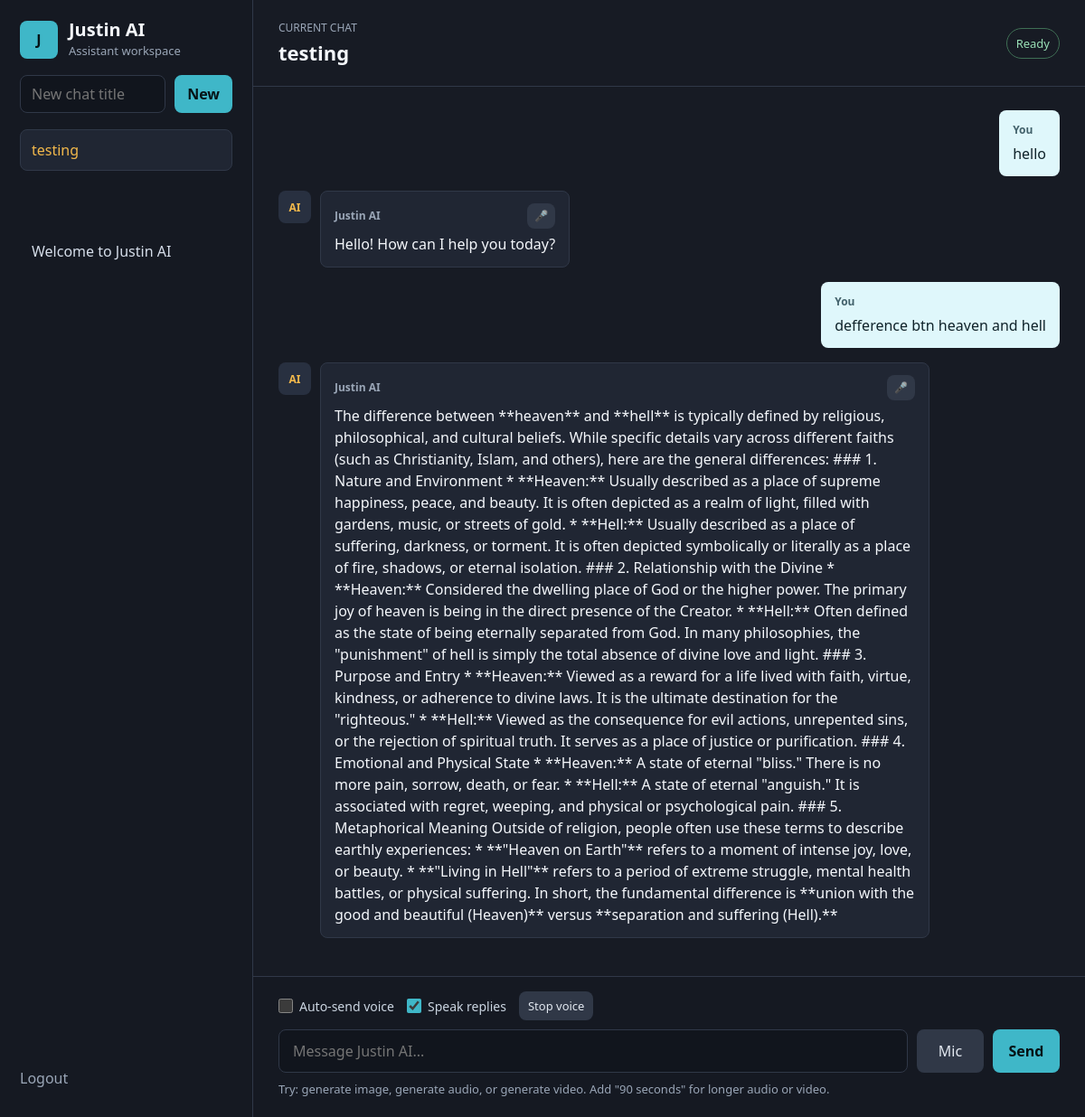
Before: / (signed in) with the older database file.
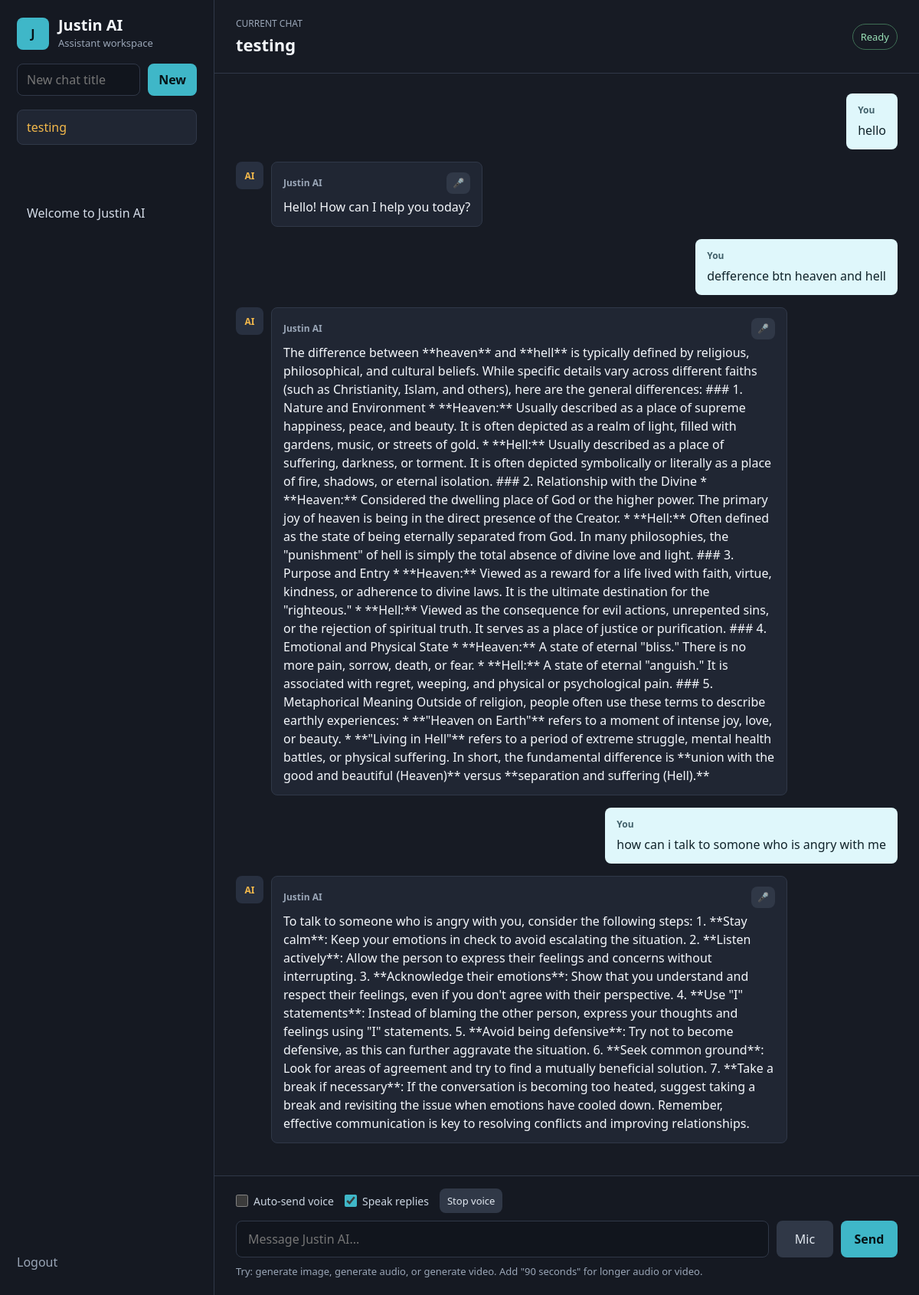
After: the same page with the newer database file.
### tables this page shows
CREATE TABLE threads (
    id INTEGER PRIMARY KEY AUTOINCREMENT,
    user_id INTEGER,
    title TEXT,
    created_at TIMESTAMP DEFAULT CURRENT_TIMESTAMP,
    FOREIGN KEY (user_id) REFERENCES users (id)
);

CREATE TABLE chats (
    id INTEGER PRIMARY KEY AUTOINCREMENT,
    user_message TEXT,
    ai_reply TEXT,
    created_at TIMESTAMP DEFAULT CURRENT_TIMESTAMP
, user_id INTEGER REFERENCES users(id), thread_id INTEGER, media_type TEXT, media_url TEXT);

### app.py (the view)
@app.route("/")
@login_required
def home():
    threads = get_threads(current_user.id)
    if not threads:
        thread_id = create_thread(current_user.id, "Welcome to Justin AI")
        welcome_msg = "Hello! I'm Justin AI. How can I help you today?"
        save_chat(thread_id, "", welcome_msg)  # Empty user_msg for system
        threads = get_threads(current_user.id)
    current_thread_id = session.get('current_thread_id')
    if not current_thread_id or not user_owns_thread(current_user.id, current_thread_id):
        current_thread_id = threads[0][0] if threads else None
        session['current_thread_id'] = current_thread_id
    if current_thread_id:
        chats = get_user_chats(current_user.id, current_thread_id)
        current_thread = get_thread(current_thread_id, current_user.id)
    else:
        chats = []
        current_thread = None
    return render_template("index.html", threads=threads, chats=chats, current_thread=current_thread)

### app.py (called while the page is built)
@login_manager.user_loader
def load_user(user_id):
    try:
        user_id = int(user_id)
        user_data = get_user_by_id(user_id)
        if user_data:
            return User(user_data[0], None, user_data[1], user_data[2])
    except:
        pass
    return None

### database.py (called while the page is built)
def get_user_by_id(user_id):
    cursor.execute("SELECT id, name, email FROM users WHERE id = ?", (user_id,))
    return cursor.fetchone()

def get_user_chats(user_id, thread_id):
    cursor.execute(
        """
        SELECT chats.user_message, chats.ai_reply, chats.media_type, chats.media_url
        FROM chats
        INNER JOIN threads ON chats.thread_id = threads.id
        WHERE chats.thread_id = ? AND threads.user_id = ?
        ORDER BY chats.id ASC
        """,
        (thread_id, user_id)
    )
    return cursor.fetchall()

def get_threads(user_id):
    cursor.execute("SELECT id, title, created_at FROM threads WHERE user_id = ? ORDER BY created_at DESC", (user_id,))
    return cursor.fetchall()

def get_thread(thread_id, user_id=None):
    if user_id is None:
        cursor.execute("SELECT id, title FROM threads WHERE id = ?", (thread_id,))
    else:
        cursor.execute("SELECT id, title FROM threads WHERE id = ? AND user_id = ?", (thread_id, user_id))
    return cursor.fetchone()

### templates/index.html (shortened to what this page needs)
<!DOCTYPE html>
<html lang="en">
<head>
    <link rel="stylesheet" href="{{ url_for('static', filename='style.css') }}">
</head>
<body>
<div class="app-shell">
    <aside class="sidebar">
        <div class="brand-row">
            <div class="brand-mark">J</div>
            <div>
                <h1>Justin AI</h1>
                <p>Assistant workspace</p>
            </div>
        </div>
        <form method="POST" action="/new_thread" class="new-chat-form">
            <input type="text" name="title" placeholder="New chat title">
            <button type="submit">New</button>
        </form>
        <nav class="thread-list" aria-label="Chats">
            {% for thread in threads %}
                <a class="thread-link {% if current_thread and current_thread[0] == thread[0] %}active{% endif %}" href="/select_thread/{{ thread[0] }}">
                    <span>{{ thread[1] }}</span>
                </a>
            {% endfor %}
        </nav>
        <a href="/logout" class="logout-link">Logout</a>
    </aside>
    <main class="chat-panel">
        {% if current_thread %}
            <header class="chat-header">
                <div>
                    <p class="eyebrow">Current chat</p>
                    <h2>{{ current_thread[1] }}</h2>
                </div>
                <div class="status-pill">Ready</div>
            </header>
            <div class="chat-box" id="chat-box">
                {% for chat in chats %}
                    {% if chat[0] %}
                    <div class="message-row user-row">
                        <div class="message user-message">
                            <div class="message-label">You</div>
                            <div>{{ chat[0] }}</div>
                        </div>
                    </div>
                    {% endif %}
                    <div class="message-row ai-row">
                        <div class="avatar">AI</div>
                        <div class="message ai-message">
                            <div class="message-label">
                                Justin AI
                                <button type="button" class="speak-message" data-text="{{ chat[1]|e }}">🎤</button>
                            </div>
                            <span class="ai-text">{{ chat[1] }}</span>
                        </div>
                    </div>
                {% endfor %}
            </div>
            <section class="composer-area">
                <div class="voice-chat-panel">
                    <label>
                        <input type="checkbox" id="auto-send-voice">
                        Auto-send voice
                    </label>
                    <label>
                        <input type="checkbox" id="speak-replies" checked>
                        Speak replies
                    </label>
                    <button type="button" id="stop-speech" class="secondary-button">Stop voice</button>
                </div>
                <form method="POST" action="/chat" id="chat-form" class="chat-form">
                    <input type="text" name="message" id="message-input" placeholder="Message Justin AI..." required>
                    <button type="button" id="voice-button" class="voice-button">Mic</button>
                    <button type="submit" class="send-button">Send</button>
                </form>
                <p class="hint">Try: generate image, generate audio, or generate video. Add "90 seconds" for longer audio or video.</p>
            </section>
        {% else %}
            <section class="empty-state">
                <h2>Select or create a chat</h2>
                <p>Start a conversation from the sidebar.</p>
            </section>
        {% endif %}
    </main>
</div>
</body>
</html>

Changed rows visible on the page:
added chats: user_message "how can i talk to somone who is angry with me", ai_reply "To talk to someone who is angry with you, consider the following steps: 1. **Stay calm**: Keep your emotions in check to avoid escalating the situation. 2. **Listen actively**: Allow the person to express their feelings and concerns without interrupting. 3. **Acknowledge their emotions**: Show that you understand and respect their feelings, even if you don't agree with their perspective. 4. **Use \"I\" statements**: Instead of blaming the other person, express your thoughts and feelings using \"I\" statements. 5. **Avoid being defensive**: Try not to become defensive, as this can further aggravate the situation. 6. **Seek common ground**: Look for areas of agreement and try to find a mutually…"
